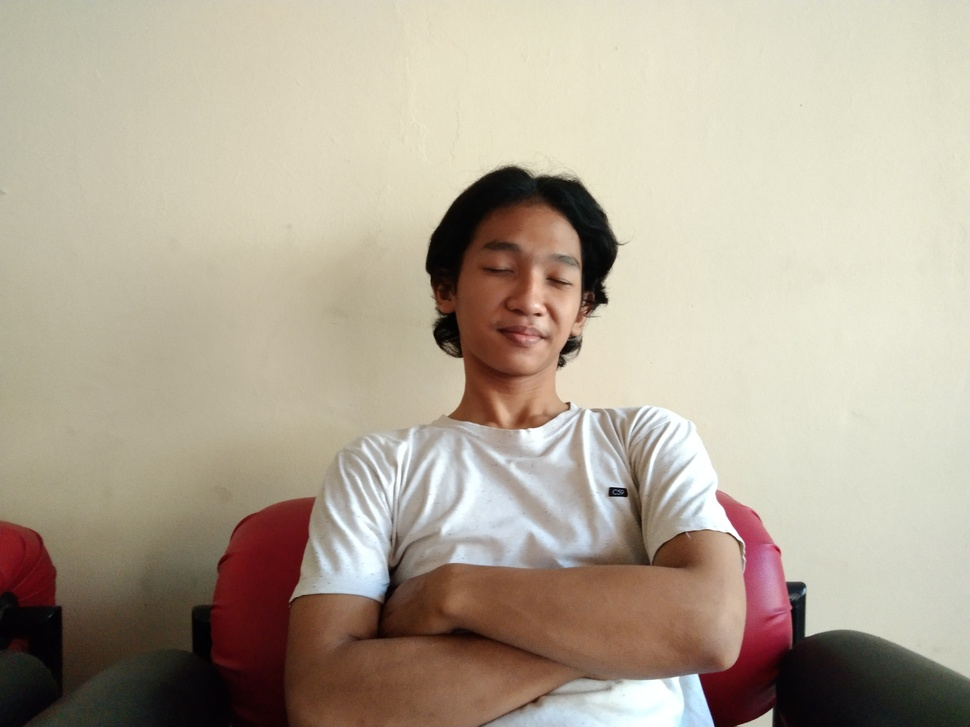
#> input picture gambar saya.jpg, 970 x 727 px, shrunk from 4160 x 3120 before the run
$ python '2. Histogram.py'
#> lines starting #> are read from the running program, lines starting #| are printed output that depends on the picture

import numpy as np #Mengimport library numpy kemudian di inisialisasi dengan np
import cv2 #Memasukan atau mengimport library dari cv2
import matplotlib.pyplot as plt #Mengimport pyplot dari matplotlib kemudian di inisialisasi dengan plt

img = cv2.imread('gambar saya.jpg')#Membaca gambar format JPG dengan kode plt dan disimpan dalam variabel img
#> img is the input picture: shape (727, 970, 3); mean B, G, R 150.4, 167.7, 179


#Mendapatkan/define resolusi dan tipe gambar
img_height = img.shape[0]#Tinggi gambar disimpan pada variabel img.shape 0
#> img_height = 727
img_width = img.shape[1]#Panjang gambar disimpan pada variabel img.shape 1
#> img_width = 970
img_channel = img.shape[2]# Warna Channel gambar disimpan pada variabel img.shape 2
#> img_channel = 3

#Merubah gambar menjadi Grayscale
img_grayscale = np.zeros(img.shape, dtype=np.uint8)# digunakan untuk membuat array berukuran sama dengan gambar asli, dengan nilai awal 0 dan tipe data unsigned integer 8 bit

for y in range(0, img_height):#Pengunlangan iterasi y pada variabel img_height
    for x in range(0, img_width):#Pengunlangan iterasi x pada variabel img_width
        red = img[y][x][0]#Mendapatkan itensitas warna merah
        green = img[y][x][1]#Mendapatkan itensitas warna hijau
        blue = img[y][x][2]#Mendapatkan itensitas warna biru
        gray = (int(red) + int(green) + int(blue)) / 3
        img_grayscale[y][x] = (gray, gray, gray) #Berisi pengaturan untuk mengubah itensitas warna RGB ke Grayscale
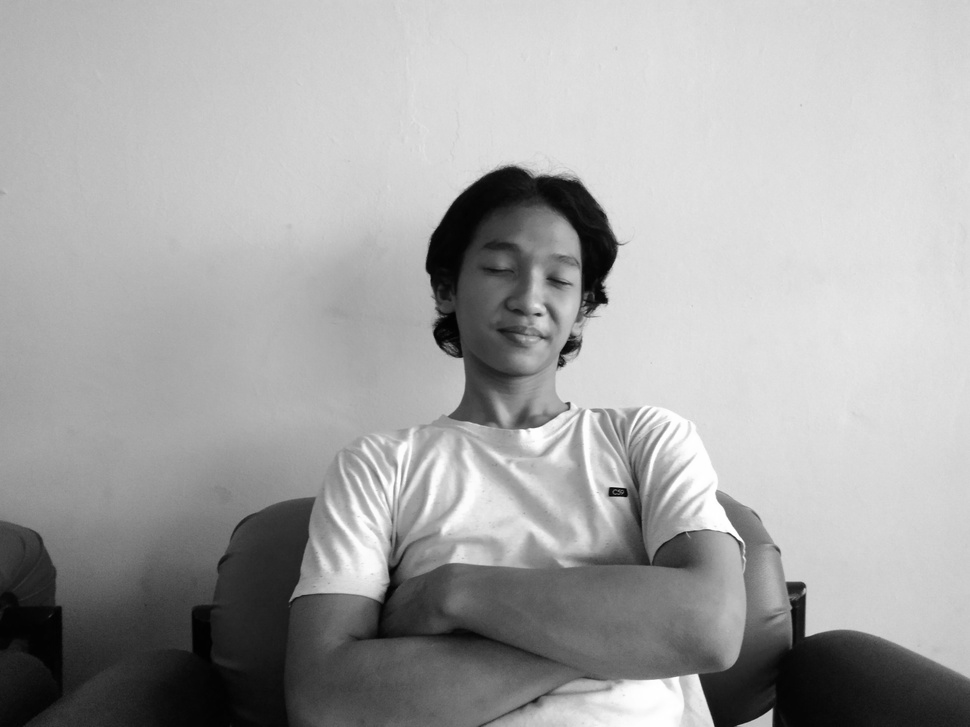
#> img_grayscale: shape (727, 970, 3); min 1, max 255, mean 165.3

plt.imshow(img_grayscale)#Menampilkan gambar pada variabel img_grayscale hasil perubahan
plt.title("Grayscale")#Menampilkan judul gambar
plt.show()#Membantu menampilkan gambar

hg = np.zeros((256))#Membuat variabel untuk menyimpan data gambar

for x in range(0, 256):#
    hg[x] = 0#Mengisi setiap nilai dalam array hg dengan 0
#Menghitung nilai dari gambar
for y in range(0, img_height):#Pengulangan iterasi y pada variabel img_height
    for x in range(0, img_width):#Pengulangan iterasi x pada variabel img_width
        gray = img_grayscale[y][x][0]#Mengakses piksel di koordinat x dan y dan mengambil itensitas warna ke-) dalam piksel dan menyimpannya dalam variabel gray
        hg[gray] += 1   #Mengisi array pada variabel gray dengan 1 (hanya ada satu piksel)
#> after the loop, hg = 256 values, max 27817 at index 222, min 0 at index 0, mean 2754.6

# plt.figure(figsize=(20, 6))
# plt.plot(hg, color="black", linewidth=2.0)
# plt.show()
#Menampilkan Histogram
bins = np.linspace(0, 256, 100)#Membuat batasan pada array
plt.hist(hg, bins, color="black", alpha=0.5)#Membuat histogram dengan batasan array dan membrikan warna hitam serta memberikan tingkat transparansi
plt.title("Histogram")#Menampilakn judul pada histogram
plt.show()
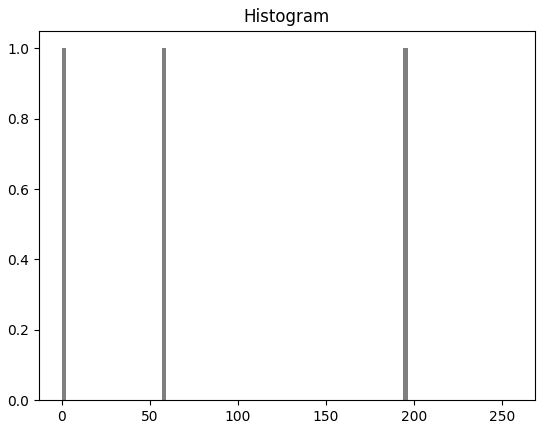
#> figure drawn by matplotlib, 1 panel
#Membuat variabel untuk menyimpan data gambar
hgr = np.zeros((256))
hgg = np.zeros((256))
hgb = np.zeros((256))
hgrgb = np.zeros((768))
#Mengisi setiap nilai dalam array hg dengan 0
for x in range(0, 256): #Pengunlangan iterasi x sebanyak 0 kali pada array 256 piksel
    hgr[x] = 0
    hgg[x] = 0
    hgb[x] = 0

for x in range(0, 768): #Pengunlangan iterasi y sebanyak 0 kali pada array 768 piksel
    hgrgb[x] = 0

#Menghitung nilai dari gambar
for x in range(0, 256):
    hgr[x] = 0
    hgg[x] = 0
    hgb[x] = 0

for x in range(0, 768):
    hgrgb[x] = 0

# th = int(256/64)
temp = [0]
for y in range(0, img.shape[0]):#Pengulangan iterasi y pada variabel img_shape 0
    for x in range(0, img.shape[1]):#Pengulangan iterasi y pada variabel img_shape 1
        red = int(img[y][x][0])#Mendapatkan itensitas warna merah
        green = int(img[y][x][1])#Mendapatkan itensitas warna hijau
        blue = int(img[y][x][2])#Mendapatkan itensitas warna biru
        green = green + 256#Mengubah itensitas warna hijau dengan menambah 256
        blue = blue + 512#Mengubah itensitas warna hijau dengan menambah 512
#         temp.append(green)
        #Menambahkan 1 setiap varibel RGB untuk menyimpan histogram pada hgrgb
        hgrgb[red] += 1
        hgrgb[green] += 1
        hgrgb[blue] += 1
#> after the loop, hgrgb = 768 values, max 28556 at index 484, min 8 at index 512, mean 2754.6

binsrgb = np.linspace(0, 768, 100)#Membuat batasan pada array
plt.hist(hgrgb, binsrgb, color="black", alpha=0.5)#Membuat histogram dengan batasan array dan membrikan warna hitam serta memberikan tingkat transparansi
# plt.plot(hgrgb)
plt.title("Histogram Red Green Blue")#Memberikan judul pada histogram
plt.show()#Menampilkan histogram
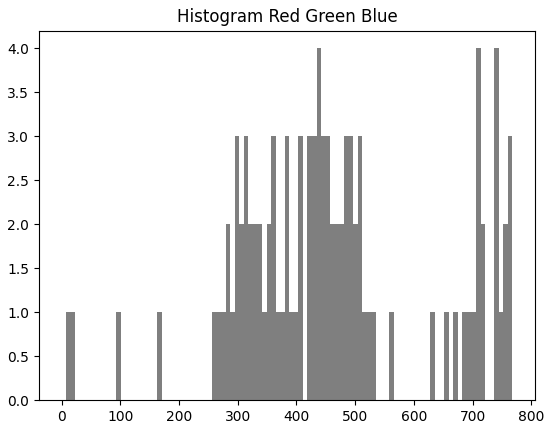
#> figure drawn by matplotlib, 1 panel
#Menampilkan Histogram
for y in range(0, img_height):#Pengulangan iterasi y pada variabel img_height
    for x in range(0, img_width):#Pengulangan iterasi x pada variabel img_width
        red = img[y][x][0]#Mendapatkan itensitas warna merah
        green = img[y][x][1]#Mendapatkan itensitas warna hijau
        blue = img[y][x][2]#Mendapatkan itensitas warna biru
        #Menambahkan 1 setiap varibel RGB untuk menyimpan histogram pada hgrgb
        hgr[red] += 1
        hgg[green] += 1
        hgb[blue] += 1
#> after the loop, hgb = 256 values, max 28277 at index 233, min 8 at index 0, mean 2754.6; hgg = 256 values, max 28556 at index 228, min 97 at index 0, mean 2754.6; hgr = 256 values, max 19456 at index 207, min 302 at index 1, mean 2754.6

bins = np.linspace(0, 256, 100)#Membuat batasan pada array
plt.hist(hgr, bins, color="red", alpha=0.5)##Membuat histogram dengan batasan array dan membrikan warna hitam serta memberikan tingkat transparansi
plt.title("Histogram Red")#Memberikan judul pada histogram
plt.show()#Menampilkan histogram

plt.hist(hgg, bins, color="green", alpha=0.5)#Membuat histogram dengan batasan array dan membrikan warna hitam serta memberikan tingkat transparansi
plt.title("Histogram Green")#Memberikan judul pada histogram
plt.show()#Menampilkan histogram
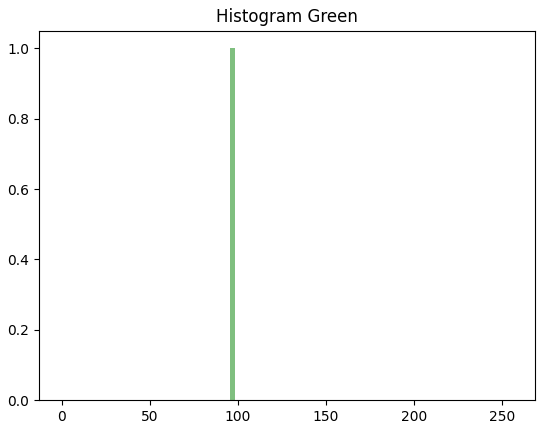
#> figure drawn by matplotlib, 1 panel; tallest bar 1 high, from x = 95.68 to 98.26

plt.hist(hgb, bins, color="blue", alpha=0.5)#Membuat histogram dengan batasan array dan membrikan warna hitam serta memberikan tingkat transparansi
plt.title("Histogram Blue")#Memberikan judul pada histogram
plt.show()#Menampilkan histogram
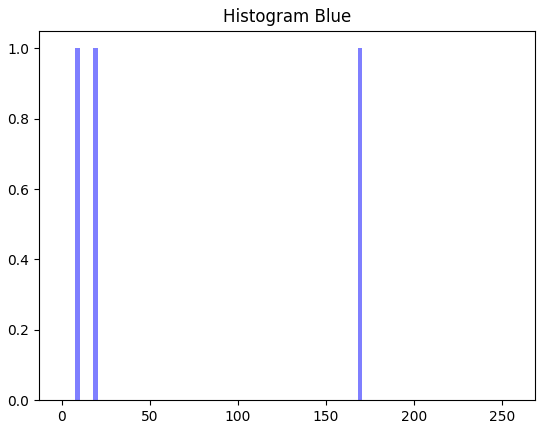
#> figure drawn by matplotlib, 1 panel
#Menampilkan Histogram Kumulatif
hgk = np.zeros((256))
c = np.zeros((256))

for x in range(0, 256):
    hgk[x] = 0
    c[x] = 0

for y in range(0, img_height):
    for x in range(0, img_width):
        gray = img_grayscale[y][x][0]
        hgk[gray] += 1
#> after the loop, hgk has the same summary as hg

c[0] = hgk[0]
for x in range(1, 256):
     c[x] = c[x-1] + hgk[x]
#> after the loop, c = 256 values from 0 to 705190

hmaxk = c[255]
#> hmaxk = 705190

for x in range(0, 256):
    c[x] = 190 * c[x] / hmaxk
#> after the loop, c = 256 values from 0 to 190

plt.hist(c, bins, color="black", alpha=0.5)#Membuat histogram dengan batasan array dan membrikan warna hitam serta memberikan tingkat transparansi
plt.title("Histogram Grayscale Kumulatif")#Memberikan judul pada histogram
plt.show()#Menampilkan histogram
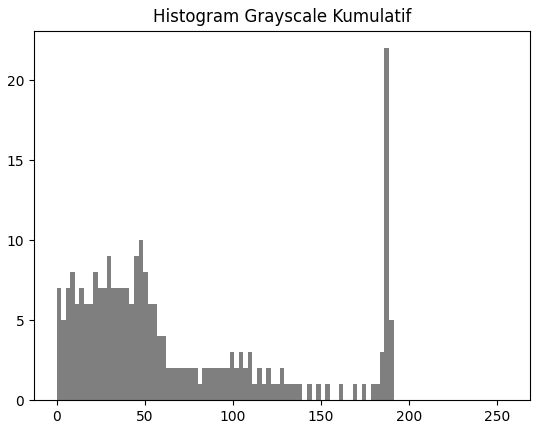
#> figure drawn by matplotlib, 1 panel; tallest bar 22 high, from x = 186.2 to 188.8

#Menampilkan Histogram Hequalisasi
hgh = np.zeros((256))
h = np.zeros((256))
c = np.zeros((256))

for x in range(0, 256):
    hgh[x] = 0
    h[x] = 0
    c[x] = 0

for y in range(0, img_height):
    for x in range(0, img_width):
        gray = img_grayscale[y][x][0]
        hgh[gray] += 1
#> after the loop, hgh has the same summary as hg

h[0] = hgh[0]
for x in range(1, 256):
     h[x] = h[x-1] + hgh[x]
#> after the loop, h = 256 values from 0 to 705190

for x in range(0, 256):
     h[x] = h[x] / img_height / img_width
#> after the loop, h = 256 values from 0 to 1

for x in range(0, 256):
    hgh[x] = 0
#> after the loop, hgh = 256 values from 0 to 0

for y in range(0, img_height):
    for x in range(0, img_width):
        gray = img_grayscale[y][x][0]
        gray = h[gray] * 255
        hgh[int(gray)] += 1
#> after the loop, hgh = 256 values, max 27817 at index 226, min 0 at index 84, mean 2754.6

c[0] = hgh[0]
for x in range(1, 256):
     c[x] = c[x-1] + hgh[x]
#> after the loop, c = 256 values from 1938 to 705190

hmaxk = c[255]

for x in range(0, 256):
    c[x] = 190 * c[x] / hmaxk
#> after the loop, c = 256 values from 0.522 to 190

plt.hist(c, bins, color="black", alpha=0.5)#Membuat histogram dengan batasan array dan membrikan warna hitam serta memberikan tingkat transparansi
plt.title("Histogram Grayscale Hequalisasi")#Memberikan judul pada histogram
plt.show()
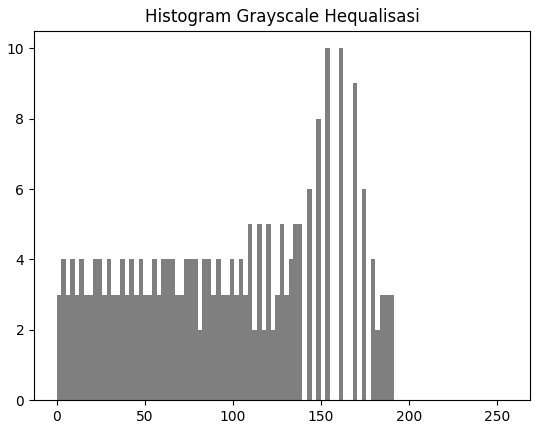
#> figure drawn by matplotlib, 1 panel
